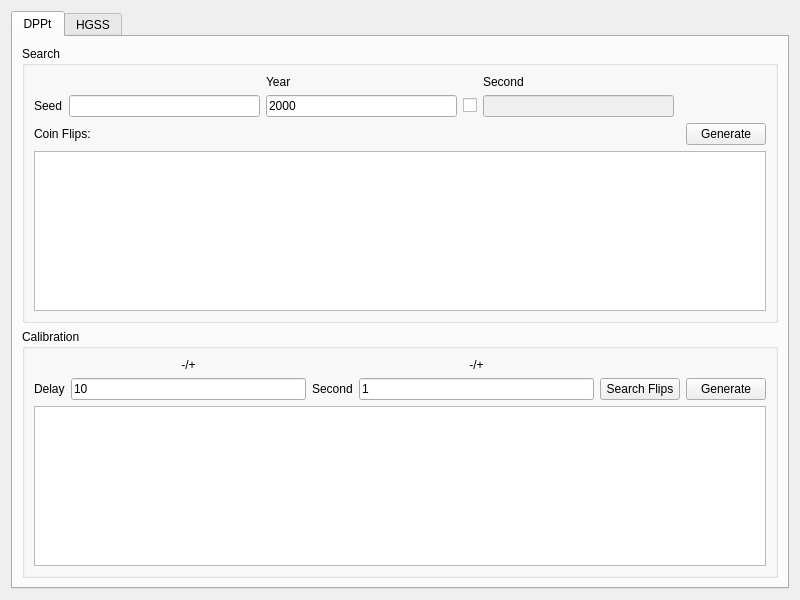
<?xml version="1.0" encoding="UTF-8"?>
<ui version="4.0">
 <class>SeedToTime4</class>
 <widget class="QWidget" name="SeedToTime4">
  <property name="geometry">
   <rect>
    <x>0</x>
    <y>0</y>
    <width>800</width>
    <height>600</height>
   </rect>
  </property>
  <property name="windowTitle">
   <string>Gen 4 Seed to Time</string>
  </property>
  <layout class="QGridLayout" name="gridLayout">
   <item row="0" column="0">
    <widget class="QTabWidget" name="tabWidget">
     <widget class="QWidget" name="tabDPPt">
      <attribute name="title">
       <string>DPPt</string>
      </attribute>
      <layout class="QGridLayout" name="gridLayout_4">
       <item row="0" column="0">
        <widget class="QGroupBox" name="groupBoxDPPtSearch">
         <property name="title">
          <string>Search</string>
         </property>
         <layout class="QGridLayout" name="gridLayout_2">
          <item row="0" column="2">
           <widget class="QLabel" name="labelDPPtYear">
            <property name="text">
             <string>Year</string>
            </property>
           </widget>
          </item>
          <item row="0" column="4">
           <widget class="QLabel" name="labelDPPtSecond">
            <property name="text">
             <string>Second</string>
            </property>
           </widget>
          </item>
          <item row="1" column="0">
           <widget class="QLabel" name="labelDPPtSeed">
            <property name="text">
             <string>Seed</string>
            </property>
           </widget>
          </item>
          <item row="1" column="1">
           <widget class="TextBox" name="textBoxDPPtSeed"/>
          </item>
          <item row="1" column="2">
           <widget class="TextBox" name="textBoxDPPtYear">
            <property name="text">
             <string notr="true">2000</string>
            </property>
           </widget>
          </item>
          <item row="1" column="3">
           <widget class="QCheckBox" name="checkBoxDPPtSecond">
            <property name="text">
             <string notr="true"/>
            </property>
           </widget>
          </item>
          <item row="1" column="4">
           <widget class="TextBox" name="textBoxDPPtSecond">
            <property name="enabled">
             <bool>false</bool>
            </property>
           </widget>
          </item>
          <item row="2" column="0" colspan="3">
           <widget class="QLabel" name="labelDPPtCoinFlips">
            <property name="text">
             <string>Coin Flips:</string>
            </property>
           </widget>
          </item>
          <item row="2" column="6">
           <widget class="QPushButton" name="pushButtonDPPtGenerate">
            <property name="text">
             <string>Generate</string>
            </property>
           </widget>
          </item>
          <item row="3" column="0" colspan="7">
           <widget class="TableView" name="tableViewDPPtSearch"/>
          </item>
         </layout>
        </widget>
       </item>
       <item row="1" column="0">
        <widget class="QGroupBox" name="groupBoxDPPtCalibration">
         <property name="title">
          <string>Calibration</string>
         </property>
         <layout class="QGridLayout" name="gridLayout_3">
          <item row="0" column="1">
           <widget class="QLabel" name="labelDPPtDelayCalibration">
            <property name="text">
             <string notr="true">-/+</string>
            </property>
            <property name="alignment">
             <set>Qt::AlignCenter</set>
            </property>
           </widget>
          </item>
          <item row="0" column="3">
           <widget class="QLabel" name="labelDPPtSecondCalibration">
            <property name="text">
             <string notr="true">-/+</string>
            </property>
            <property name="alignment">
             <set>Qt::AlignCenter</set>
            </property>
           </widget>
          </item>
          <item row="1" column="0">
           <widget class="QLabel" name="labelDPPtDelay">
            <property name="text">
             <string>Delay</string>
            </property>
           </widget>
          </item>
          <item row="1" column="1">
           <widget class="TextBox" name="textBoxDPPtDelayCalibration">
            <property name="text">
             <string notr="true">10</string>
            </property>
           </widget>
          </item>
          <item row="1" column="2">
           <widget class="QLabel" name="labelDPPtSecondOffset">
            <property name="text">
             <string>Second</string>
            </property>
           </widget>
          </item>
          <item row="1" column="3">
           <widget class="TextBox" name="textBoxDPPtSecondCalibration">
            <property name="text">
             <string notr="true">1</string>
            </property>
           </widget>
          </item>
          <item row="1" column="4">
           <widget class="QPushButton" name="pushButtonDPPtSearchFlips">
            <property name="text">
             <string>Search Flips</string>
            </property>
           </widget>
          </item>
          <item row="1" column="5">
           <widget class="QPushButton" name="pushButtonDPPtCalibrate">
            <property name="text">
             <string>Generate</string>
            </property>
           </widget>
          </item>
          <item row="2" column="0" colspan="6">
           <widget class="TableView" name="tableViewDPPtCalibrate"/>
          </item>
         </layout>
        </widget>
       </item>
      </layout>
     </widget>
     <widget class="QWidget" name="tabHGSS">
      <attribute name="title">
       <string>HGSS</string>
      </attribute>
      <layout class="QGridLayout" name="gridLayout_7">
       <item row="0" column="0">
        <widget class="QGroupBox" name="groupBoxHGSSSearch">
         <property name="title">
          <string>Search</string>
         </property>
         <layout class="QGridLayout" name="gridLayout_5">
          <item row="0" column="2">
           <widget class="QLabel" name="labelHGSSYear">
            <property name="text">
             <string>Year</string>
            </property>
           </widget>
          </item>
          <item row="0" column="4">
           <widget class="QLabel" name="labelHGSSSecond">
            <property name="text">
             <string>Second</string>
            </property>
           </widget>
          </item>
          <item row="1" column="0">
           <widget class="QLabel" name="labelHGSSSeed">
            <property name="text">
             <string>Seed</string>
            </property>
           </widget>
          </item>
          <item row="1" column="1">
           <widget class="TextBox" name="textBoxHGSSSeed"/>
          </item>
          <item row="1" column="2">
           <widget class="TextBox" name="textBoxHGSSYear">
            <property name="text">
             <string notr="true">2000</string>
            </property>
           </widget>
          </item>
          <item row="1" column="3">
           <widget class="QCheckBox" name="checkBoxHGSSSecond">
            <property name="text">
             <string notr="true"/>
            </property>
           </widget>
          </item>
          <item row="1" column="4">
           <widget class="TextBox" name="textBoxHGSSSecond">
            <property name="enabled">
             <bool>false</bool>
            </property>
           </widget>
          </item>
          <item row="1" column="5">
           <widget class="QPushButton" name="pushButtonHGSSMap">
            <property name="text">
             <string>Map</string>
            </property>
           </widget>
          </item>
          <item row="1" column="6">
           <widget class="QCheckBox" name="checkBoxHGSSRaikou">
            <property name="text">
             <string>R</string>
            </property>
           </widget>
          </item>
          <item row="1" column="7">
           <widget class="TextBox" name="textBoxHGSSRaikou">
            <property name="enabled">
             <bool>false</bool>
            </property>
            <property name="maxLength">
             <number>2</number>
            </property>
           </widget>
          </item>
          <item row="1" column="8">
           <widget class="QCheckBox" name="checkBoxHGSSEntei">
            <property name="text">
             <string>E</string>
            </property>
           </widget>
          </item>
          <item row="1" column="9">
           <widget class="TextBox" name="textBoxHGSSEntei">
            <property name="enabled">
             <bool>false</bool>
            </property>
            <property name="maxLength">
             <number>2</number>
            </property>
           </widget>
          </item>
          <item row="1" column="10">
           <widget class="QCheckBox" name="checkBoxHGSSLati">
            <property name="text">
             <string>L</string>
            </property>
           </widget>
          </item>
          <item row="1" column="11">
           <widget class="TextBox" name="textBoxHGSSLati">
            <property name="enabled">
             <bool>false</bool>
            </property>
            <property name="maxLength">
             <number>2</number>
            </property>
           </widget>
          </item>
          <item row="2" column="0" colspan="2">
           <widget class="QLabel" name="labelHGSSElmCalls">
            <property name="text">
             <string>Elm Calls:</string>
            </property>
           </widget>
          </item>
          <item row="2" column="11">
           <widget class="QPushButton" name="pushButtonHGSSGenerate">
            <property name="text">
             <string>Generate</string>
            </property>
           </widget>
          </item>
          <item row="3" column="0" colspan="2">
           <widget class="QLabel" name="labelHGSSRoamers">
            <property name="text">
             <string>Roamers:</string>
            </property>
           </widget>
          </item>
          <item row="4" column="0" colspan="12">
           <widget class="TableView" name="tableViewHGSSSearch"/>
          </item>
         </layout>
        </widget>
       </item>
       <item row="1" column="0">
        <widget class="QGroupBox" name="groupBoxHGSSCalibration">
         <property name="title">
          <string>Calibration</string>
         </property>
         <layout class="QGridLayout" name="gridLayout_6">
          <item row="0" column="1">
           <widget class="QLabel" name="labelHGSSDelayCalibration">
            <property name="text">
             <string notr="true">-/+</string>
            </property>
            <property name="alignment">
             <set>Qt::AlignCenter</set>
            </property>
           </widget>
          </item>
          <item row="0" column="3">
           <widget class="QLabel" name="labelHGSSSecondCalibration">
            <property name="text">
             <string notr="true">-/+</string>
            </property>
            <property name="alignment">
             <set>Qt::AlignCenter</set>
            </property>
           </widget>
          </item>
          <item row="1" column="0">
           <widget class="QLabel" name="labelHGSSDelay">
            <property name="text">
             <string>Delay</string>
            </property>
           </widget>
          </item>
          <item row="1" column="1">
           <widget class="TextBox" name="textBoxHGSSDelayCalibration">
            <property name="text">
             <string notr="true">10</string>
            </property>
           </widget>
          </item>
          <item row="1" column="2">
           <widget class="QLabel" name="labelHGSSSecondOffset">
            <property name="text">
             <string>Second</string>
            </property>
           </widget>
          </item>
          <item row="1" column="3">
           <widget class="TextBox" name="textBoxHGSSSecondCalibration">
            <property name="text">
             <string notr="true">1</string>
            </property>
           </widget>
          </item>
          <item row="1" column="4">
           <widget class="QPushButton" name="pushButtonHGSSSearchCalls">
            <property name="text">
             <string>Search Calls</string>
            </property>
           </widget>
          </item>
          <item row="1" column="5">
           <widget class="QPushButton" name="pushButtonHGSSCalibrate">
            <property name="text">
             <string>Generate</string>
            </property>
           </widget>
          </item>
          <item row="2" column="0" colspan="6">
           <widget class="TableView" name="tableViewHGSSCalibrate"/>
          </item>
         </layout>
        </widget>
       </item>
      </layout>
     </widget>
    </widget>
   </item>
  </layout>
 </widget>
 <customwidgets>
  <customwidget>
   <class>TextBox</class>
   <extends>QLineEdit</extends>
   <header>Form/Controls/TextBox.hpp</header>
  </customwidget>
  <customwidget>
   <class>TableView</class>
   <extends>QTableView</extends>
   <header>Form/Controls/TableView.hpp</header>
  </customwidget>
 </customwidgets>
 <resources/>
 <connections/>
</ui>
